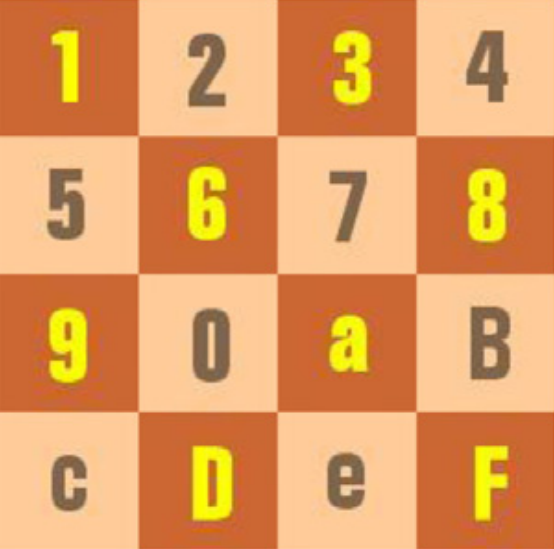
#> input picture cover_image_paper.png, 554 x 549 px
$ jupyter execute --allow-errors test_code_.ipynb   (shell and % lines are left out)   (older library calls are emulated)
#> lines starting #> are read from the running program, lines starting #| are printed output that depends on the picture
[cell 1]
import cv2
import matplotlib.pyplot as plt
import numpy as np

import pywt
import pywt.data

[cell 2]
def display_img(img,title='untitled'):
    if(img.dtype != np.uint8):
        img = cv2.normalize(img, None, 255,0, cv2.NORM_MINMAX, cv2.CV_8UC1) # To convert floating type images to uint8
    cv2.imshow(title,img)
    cv2.waitKey(0)
    cv2.destroyAllWindows()
    print('done')

#> (a cell that did not finish here is left out)

[cell 4]
cover_img = cv2.resize(cv2.imread('cover_image_paper.png'), (256,256))
payload_img = cv2.resize(cv2.imread('payload_image_paper.png'), (256,256))
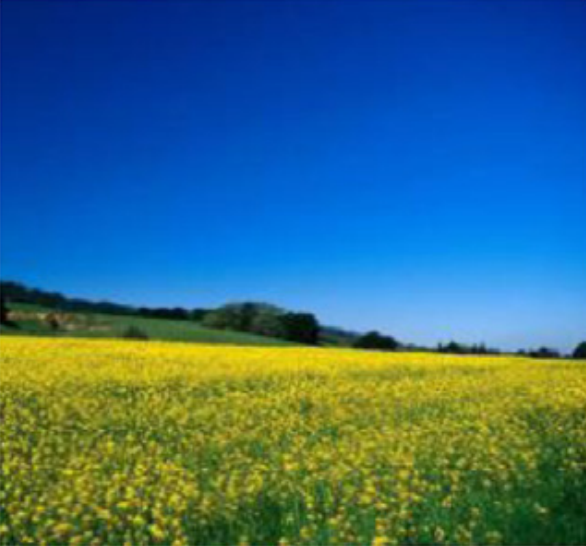
#> input picture payload_image_paper.png, 586 x 546 px
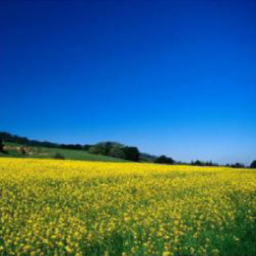
#> payload_img: shape (256, 256, 3); mean B, G, R 128.3, 106.5, 54.6

[cell 5]
wavelet = 'haar'

## Cover Image Pre-processing

# Convert to Floating Type
cover_imgf = cover_img.astype(np.float64)

# Separate RGB Components
separated_components = cv2.split(cover_imgf)
separated_components_c = separated_components

# Normalize RGB Components
normalized_components = []
for i in range(3):
    normalized_components.append(separated_components[i]/255)
#> after the loop, normalized_components = 3 items
    #normalized_components.append(separated_components[i]/np.max(separated_components[i]))

# DWT on Each Normalized Component
frequency_components_cover = []
for i in range(3):
    frequency_components_cover.append(pywt.dwt2(normalized_components[i], wavelet))
#> after the loop, frequency_components_cover = 3 items

## Payload Image Pre-processing

# Convert to Floating Type
payload_imgf = payload_img.astype(np.float64)

# Separate RGB Components
separated_components = cv2.split(payload_imgf)

# Normalize RGB Components
normalized_components = []
for i in range(3):
    normalized_components.append(separated_components[i]/255)
    #normalized_components.append(separated_components[i]/np.max(separated_components[i]))

# DWT on Each Normalized Component
frequency_components_payload = []
for i in range(3):
    frequency_components_payload.append(pywt.dwt2(normalized_components[i], wavelet))
#> after the loop, frequency_components_payload = 3 items

a = 0.6
frequency_fused_components = []
cc = frequency_components_cover
#> cc = 3 items
cp = frequency_components_payload
#> cp = 3 items
cs = []
for i in range(3):
    # Fusion process using weighted combination of coefficients
    cA_fused = cc[i][0] + a * (cp[i][0])
    cH_fused = cc[i][1][0] + a * (cp[i][1][0])
    cV_fused = cc[i][1][1] + a * (cp[i][1][1])
    cD_fused = cc[i][1][2] + a * (cp[i][1][2])

    # Append the tuple of approximation and details coefficients
    cs.append((cA_fused, (cH_fused, cV_fused, cD_fused)))
#> this loop made 3 passes
#> pass 1, `cA_fused = cc[i][0] + a * (cp[i][0])`:
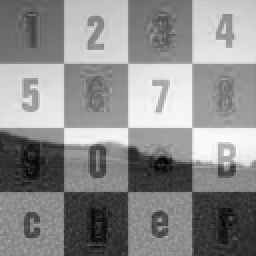
#> cA_fused: shape (128, 128) float64 (shown 2 times larger); min 0.0608, max 2.41, mean 1.35; drawn with min black and max white
#> pass 1, `cD_fused = cc[i][1][2] + a * (cp[i][1][2])`:
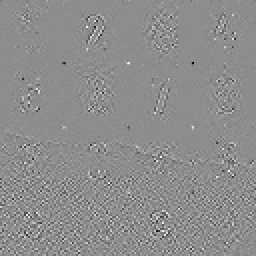
#> cD_fused: shape (128, 128) float64 (shown 2 times larger); min -0.0863, max 0.069, mean -2.57e-05; drawn with min black and max white
#> after the loop, cs = 3 items

# Perform inverse DWT
fused_image_components = []
for i in range(3):
    fused_image_components.append(pywt.idwt2(cs[i], wavelet))
#> after the loop, fused_image_components = 3 items

stego_img = cv2.merge((
    (fused_image_components[0] * np.max(separated_components_c[0])),
    (fused_image_components[1] * np.max(separated_components_c[1])),
    (fused_image_components[2] * np.max(separated_components_c[2]))
))

stego_img = cv2.merge((
    (fused_image_components[0] * 255),
    (fused_image_components[1] * 255),
    (fused_image_components[2] * 255),
))

print(stego_img.dtype)
#| float64
display_img(stego_img)

[cell 6]
wavelet = 'haar'
LEVEL = 4

## Cover Image Pre-processing

# Convert to Floating Type
cover_imgf = cover_img.astype(np.float64)

# Separate RGB Components
separated_components = cv2.split(cover_imgf)
separated_components_c = separated_components

# Normalize RGB Components
normalized_components = []
for i in range(3):
    normalized_components.append(separated_components[i]/255)
    #normalized_components.append(separated_components[i]/np.max(separated_components[i]))

# DWT on Each Normalized Component
frequency_components_cover = []
for i in range(3):
    frequency_components_cover.append(pywt.wavedec2(normalized_components[i], wavelet, level=LEVEL))

## Payload Image Pre-processing

# Convert to Floating Type
payload_imgf = payload_img.astype(np.float64)

# Separate RGB Components
separated_components = cv2.split(payload_imgf)

# Normalize RGB Components
normalized_components = []
for i in range(3):
    normalized_components.append(separated_components[i]/255)
    #normalized_components.append(separated_components[i]/np.max(separated_components[i]))

# DWT on Each Normalized Component
frequency_components_payload = []
for i in range(3):
    frequency_components_payload.append(pywt.wavedec2(normalized_components[i], wavelet, level=LEVEL))

alpha = 0.5
frequency_fused_components = []
cc = frequency_components_cover
cp = frequency_components_payload
cs = []
for i in range(3):
    # Fusion process using weighted combination of coefficients
    a = cc[i]
    b = cp[i]
    levels = len(a)
    fused = [a[0]+alpha*b[0]]
    for level in range(1,levels):
        aH = a[level][0]+alpha*a[level][0]
        aV = a[level][1]+alpha*a[level][1]
        aD = a[level][2]+alpha*a[level][2]
        fused.append((aH,aV,aD))
    print(levels,len(fused))
    # [6 lines of commented-out code are left out]
    cs.append(fused)

# Perform inverse DWT
fused_image_components = []
for i in range(3):
    print(len(cs[i]))
    fused_image_components.append(pywt.waverec2(cs[i], wavelet))

stego_img = cv2.merge((
    (fused_image_components[0] * np.max(separated_components_c[0])),
    (fused_image_components[1] * np.max(separated_components_c[1])),
    (fused_image_components[2] * np.max(separated_components_c[2]))
))

stego_img = cv2.merge((
    (fused_image_components[0] * 255),
    (fused_image_components[1] * 255),
    (fused_image_components[2] * 255),
))
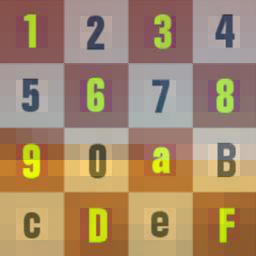
#> stego_img: shape (256, 256, 3) float64; mean of channels 0, 1, 2 159.8, 208.4, 251.8; drawn with min black and max white

print(stego_img.dtype)
#| float64
display_img(stego_img)

[cell 7]
alpha = 0.5
frequency_fused_components = []
cc = frequency_components_cover
cp = frequency_components_payload
cs = []

for i in range(3):
    a = cc[i]
    b = cp[i]
    levels = len(a)
    fused = [a[0] + alpha * b[0]]

    for level in range(1, levels):
        aH = a[level][0] + alpha * b[level][0]
        aV = a[level][1] + alpha * b[level][1]
        aD = a[level][2] + alpha * b[level][2]
        fused.append((aH, aV, aD))

    cs.append(fused)

[cell 8]
a = pywt.wavedec2(normalized_components[1], 'db1',level=3)
#> a = 4 items
b = pywt.wavedec2(normalized_components[1], 'db1',level=3)
#> b = 4 items
alpha = 0.5
fused = []
fused.append(a[0]+alpha*b[0])
levels = len(a)
#> levels = 4
for level in range(1,levels):
    aH = a[level][0]+alpha*a[level][0]
    aV = a[level][1]+alpha*a[level][1]
    aD = a[level][2]+alpha*a[level][2]
    fused.append((aH,aV,aD))
#> after the loop, fused = 4 items
print(a,fused)
#> (printed output is left out)

[cell 9]
# Separate RGB components for cover image
cover_components = cv2.split(cover_img)

# Separate RGB components for stego image
stego_components = cv2.split(stego_img)
separated_components = stego_components

# Normalize components for cover image
normalized_cover_components = [comp / 255 for comp in cover_components]
#> normalized_cover_components = 3 items
#normalized_cover_components = [comp / np.max(comp) for comp in cover_components]

# Normalize components for stego image
normalized_stego_components = [comp / 255 for comp in stego_components]
#> normalized_stego_components = 3 items
#normalized_stego_components = [comp / np.max(comp) for comp in stego_components]

# Compute 2D DWT of RGB components for cover image using Haar Wavelet
dwt_cover_components = [pywt.dwt2(comp, wavelet) for comp in normalized_cover_components]
#> dwt_cover_components = 3 items

# Compute 2D DWT of RGB components for stego image using Haar Wavelet
dwt_stego_components = [pywt.dwt2(comp, wavelet) for comp in normalized_stego_components]
#> dwt_stego_components = 3 items

# [20 lines of commented-out code are left out]
subtracted_components = []
b = 1
for i in range(3):
    sub_coeff = (
        b*dwt_stego_components[i][0] - dwt_cover_components[i][0],
        (
            b*dwt_stego_components[i][1][0] - dwt_cover_components[i][1][0],
            b*dwt_stego_components[i][1][1] - dwt_cover_components[i][1][1],
            b*dwt_stego_components[i][1][2] - dwt_cover_components[i][1][2]
        )
    )
    subtracted_components.append(sub_coeff)
#> after the loop, subtracted_components = 3 items

# Compute IDWT of subtracted components
idwt_subtracted_components = [pywt.idwt2(comp, wavelet) for comp in subtracted_components]
#> idwt_subtracted_components = 3 items

# Combine the components to form the fused color image
fused_image = cv2.merge((
    (idwt_subtracted_components[0]),
    (idwt_subtracted_components[1]),
    (idwt_subtracted_components[2])
))
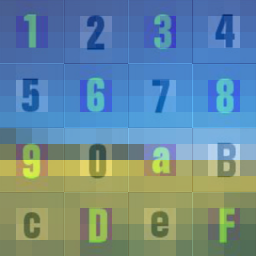
#> fused_image: shape (256, 256, 3) float64; mean of channels 0, 1, 2 0.252, 0.209, 0.107; drawn with min black and max white
# Display or use fused_image as needed
display_img(fused_image)

[cell 10]
separated_img_cs = cv2.split(stego_img)
maximum_intensity = np.max(separated_img_cs[0]), np.max(separated_img_cs[1]), np.max(separated_img_cs[2])
#> maximum_intensity = (320, 392.5, 386.4)
cs = []
for i in range(3):
    cs.append(separated_img_cs[i]/maximum_intensity[i])
cs_ = cs
#> cs_ = 3 items
cs = []
for i in range(3):
    cs.append(pywt.dwt2(cs_[i], wavelet))

# [9 lines of commented-out code are left out]

cp_ = []
k = 0.7
z = 3
#> (the rest of this cell did not finish here and is left out)

#> (a cell that did not finish here is left out)

[cell 12]
cp = pywt.dwt2(payload_img, 'haar')
cc = pywt.dwt2(cover_img, 'haar')

[cell 13]
def plot_img(coeffs):
    titles = ['Approximation', ' Horizontal detail',
              'Vertical detail', 'Diagonal detail']
    LL, (LH, HL, HH) = coeffs
    fig = plt.figure(figsize=(12, 3))
    for i, a in enumerate([LL, LH, HL, HH]):
        ax = fig.add_subplot(1, 4, i + 1)
        ax.imshow(a, interpolation="nearest", cmap=plt.cm.gray)
        ax.set_title(titles[i], fontsize=10)
        ax.set_xticks([])
        ax.set_yticks([])
#> this loop made 1 pass

    fig.tight_layout()
    plt.show()

[cell 14]
def encodef(cc,cp,a=0.01):
    ll = cc[0]+a*cp[0]
    lh = cc[1][0]+a*cp[1][0]
    hl = cc[1][1]+a*cp[1][1]
    hh = cc[1][2]+a*cp[1][2]
    return (ll,lh,hl,hh)
def decodef(cs, cc):
    ll = cs[0]-cc[0]
    lh = cs[1][0]-cc[1][0]
    hl = cs[1][1]-cc[1][1]
    hh = cs[1][2]-cc[1][2]
    return (ll,lh,hl,hh)

#> (a cell that did not finish here is left out)

[cell 16]
x = (cc[1][0]*253/np.max(cc[1][0])).astype(dtype=np.uint8)

[cell 17]
display_img(x)

[cell 18]
cover_img

[cell 19]
cs = encodef(cc,cp)
cp_ = decodef(cs, cp)

#> (a cell that did not finish here is left out)

# Frame for our code

[cell 21]
class Stegor:
    def __init__(self):
        pass
    def HCSSDEncoder(self, cover_img, payload_image, wavelet, alpha):
        #
        pass
    def HCSSDDecoder(self, cover_img, payload_image, wavelet):
        pass

[cell 22]
class WaveletTransform:
    def __init__(self):
        pass
    def db1(self, img):
        LL, LH, HL, HH = [], [], [], []
        return LL, LH, HL, HH
    def coif1(self, img):
        LL, LH, HL, HH = [], [], [], []
        return LL, LH, HL, HH
    def sym2(self, img):
        LL, LH, HL, HH = [], [], [], []
        return LL, LH, HL, HH
    def dmey(self, img):
        LL, LH, HL, HH = [], [], [], []
        return LL, LH, HL, HH
    def bior1_1(self, img):
        LL, LH, HL, HH = [], [], [], []
        return LL, LH, HL, HH
    def rbio1_1(self, img):
        LL, LH, HL, HH = [], [], [], []
        return LL, LH, HL, HH
    def haar(self, img):
        LL, LH, HL, HH = [], [], [], []
        return LL, LH, HL, HH

[cell 23]
class Metrics:
    def __init__(self):
        pass
    def mse(self, img1, img2):
        pass
    def snr(self, img1, img2):
        pass
    def psnr(self, img1, img2):
        pass
    def nvf(self, img1, img2):
        pass
    def wpsnr(self, img1, img2):
        pass

[cell 24]
coeff = pywt.dwt2(payload_img, 'haar')
coeff = pywt.dwt2(payload_img, 'haar')
x = 101010101
img = pywt.idwt2((x*coeff[0],(x*coeff[1][0],x*coeff[1][1],x*coeff[1][2])), 'haar')
#> img: shape (256, 256, 4) float64
print(np.min(img),np.max(img))
display_img(img)

[cell 25]
cover_img = cv2.cvtColor(cv2.resize(cv2.imread('japan.jpg'), (256,256)), cv2.COLOR_BGR2GRAY)
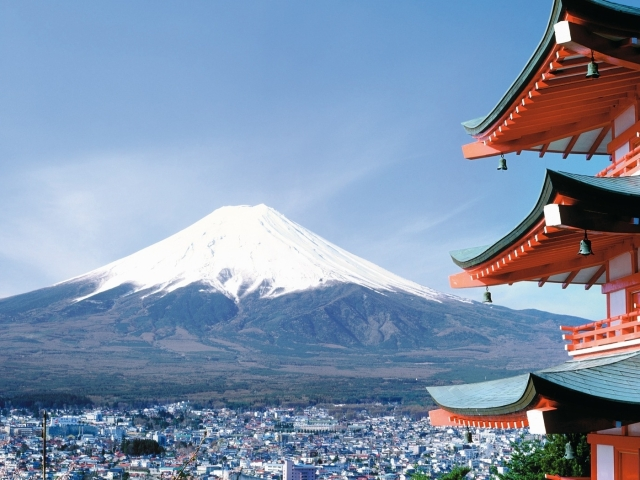
#> input picture japan.jpg, 640 x 480 px
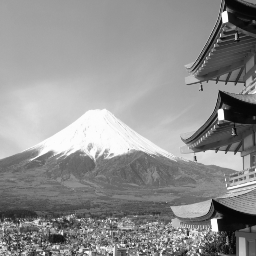
#> cover_img: shape (256, 256); min 5, max 253, mean 143.6
payload_img = cv2.cvtColor(cv2.resize(cv2.imread('flower.jpg'), (256,256)), cv2.COLOR_BGR2GRAY)
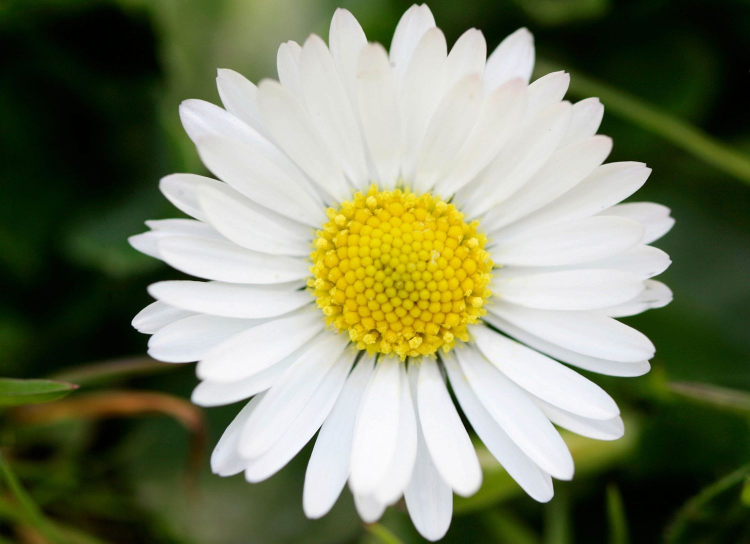
#> input picture flower.jpg, 1500 x 1087 px (shown at 1/2 size)
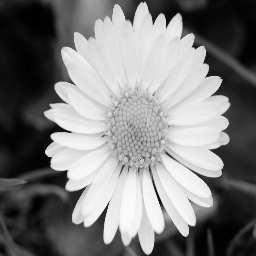
#> payload_img: shape (256, 256); min 0, max 252, mean 124

[cell 26]
cover_img_f = pywt.dwt2(cover_img/255, 'haar')
payload_img_f = pywt.dwt2(payload_img/255, 'haar')

a = 0.01
stego_img_f = (cover_img_f[0]+a*payload_img_f[0],(cover_img_f[1][0]+a*payload_img_f[1][0],cover_img_f[1][1]+a*payload_img_f[1][1],cover_img_f[1][2]+a*payload_img_f[1][2]))

stego_img = pywt.idwt2(stego_img_f,'haar')
#> stego_img: shape (256, 256) float64
print((stego_img.dtype))
display_img(stego_img)

[cell 27]
a = 1
extracted_cover_img_f = (stego_img_f[0]-a*cover_img_f[0], (stego_img_f[1][0]-a*cover_img_f[1][0],stego_img_f[1][1]-a*cover_img_f[1][1],stego_img_f[1][2]-a*cover_img_f[1][2]))
#print(np.shape(extracted_cover_img_f))
extracted_cover_img = pywt.idwt2(extracted_cover_img_f, 'haar')
display_img(extracted_cover_img)
